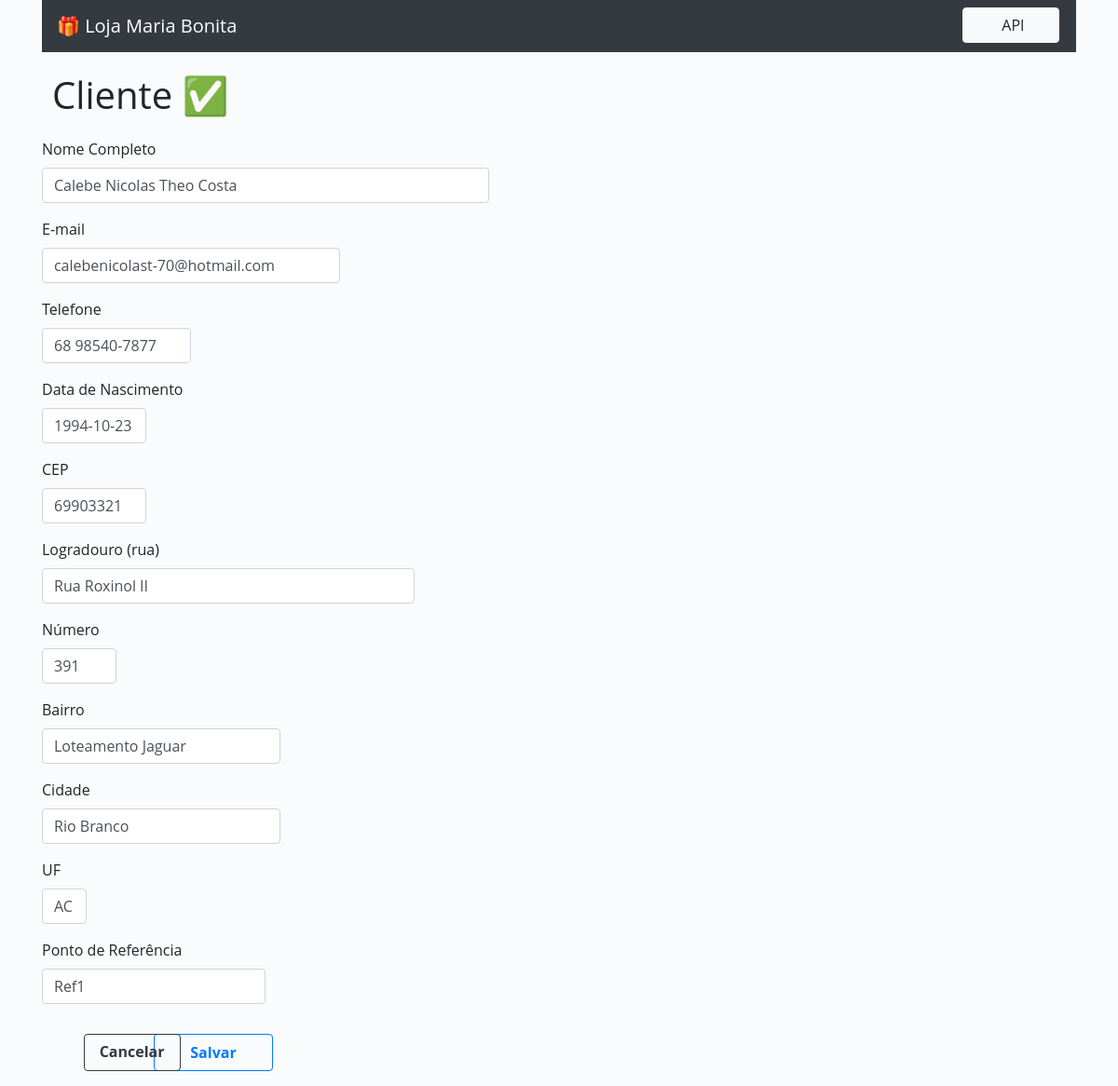
Page /14/alterar/ on the committed database.
### cadastro/models.py (models this page shows, shortened)
class DadosClientes(models.Model):
    nome = models.CharField('Nome Completo', max_length=150, blank=True)
    telefone = models.CharField('Telefone', max_length=14, blank=True)
    email = models.EmailField('E-mail', max_length=50)
    data_nascimento = models.DateField('Data de Nascimento', max_length=10)
    cep = models.CharField('CEP', max_length=8)
    cidade = models.CharField('Cidade', max_length=150)
    estado = models.CharField('UF', max_length=2)
    logradouro = models.CharField('Logradouro (rua)', max_length=100, blank=True)
    numero = models.CharField('Número', max_length=6)
    bairro = models.CharField('Bairro', max_length=100, blank=True)
    ponto_referencia = models.CharField('Ponto de Referência', max_length=150)

### cadastro/views.py (the view)
# urls.py: path('<int:pk>/alterar/', UpdateClienteView.as_view(), name='atualizar_cliente'),
class UpdateClienteView(UpdateView):
    model = DadosClientes
    template_name = 'add_cliente.html'
    fields = [
        'nome',
        'email',
        'telefone',
        'data_nascimento',
        'cep',
        'logradouro',
        'numero',
        'bairro',
        'cidade',
        'estado',
        'ponto_referencia',
    ]
    success_url = reverse_lazy('index')

### cadastro/templates/add_cliente.html (shortened to what this page needs)
{% extends 'base.html' %}
{% load bootstrap4 %}
{% block content %}
<h1 class="text-add-cliente">Cliente &#x2705</h1>
<form method="POST">
   <div class="form-group">
      {% bootstrap_form form %}
      {% buttons %}
      <button type="submit" class="btn btn-outline-primary save-button">Salvar</button>
      <a class="btn btn-outline-dark cancel-button-2" href="{% url 'index' %}">Cancelar</a>
      {% endbuttons %}
   </div>
</form>
{% endblock %}

### cadastro/templates/static/css/styles.css (style rules this page uses)
* { margin: 0; border: 0; padding: 0; }
body { font-family: "Open Sans", sans-serif; background-color: #FAFBFC; }
h1 { position: absolute; top: 5%; left: 1%; }
.text-add-cliente, .text-del-cliente { position: relative; margin-bottom: 2%; margin-top: 2%; }
.form-control { width: 30rem; right: 0% }
.btn { display: block; margin-right: 1rem; width: 6.5rem; }
.save-button { position: relative; display: inline; margin-top: 1rem; width: 8rem; left: 7.5rem; height: 2.5rem; text-align: center; font-weight: bold; }
.cancel-button-2 { position: absolute; display: inline; display: inline-block; text-align: center; margin-top: 1rem; height: 2.5rem; left: 5.6rem; font-weight: bold; }
#id_nome { width: 30rem; content: attr('ddd'); }
#id_email { width: 20rem; }
#id_telefone { width: 10rem; }
#id_data_nascimento, #id_cep { width: 7rem; }
#id_logradouro { width: 25rem; }
#id_numero { width: 5rem; }
#id_bairro, #id_cidade { width: 16rem; }
#id_estado { width: 3rem; }
#id_ponto_referencia { width: 15rem; }

### rows in the picture
DadosClientes: nome "Calebe Nicolas Theo Costa", email "calebenicolast-70@hotmail.com", telefone "68 98540-7877", data_nascimento "1994-10-23", cep "69903321", logradouro "Rua Roxinol II", numero "391", bairro "Loteamento Jaguar", cidade "Rio Branco", estado "AC", ponto_referencia "Ref1"
